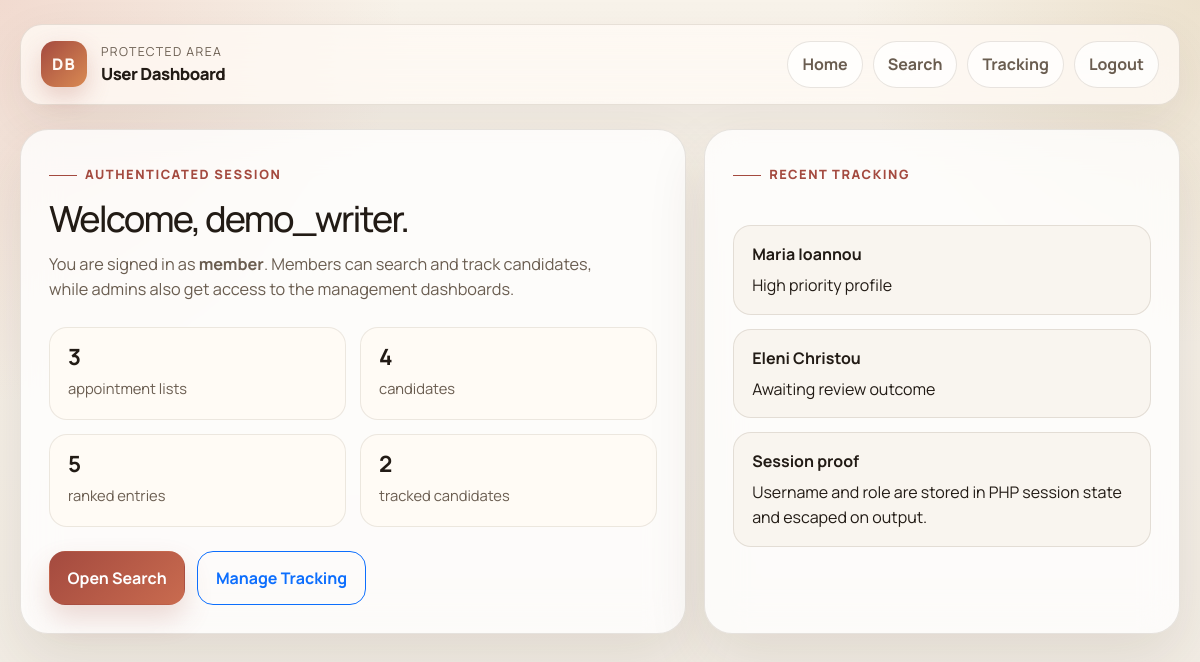
Page /modules/dashboard.php (signed in) on the committed database.
### tables this page shows
CREATE TABLE IF NOT EXISTS tracked_candidates (
  id INT UNSIGNED AUTO_INCREMENT PRIMARY KEY,
  user_id INT UNSIGNED NOT NULL,
  candidate_id INT UNSIGNED NOT NULL,
  label VARCHAR(120) NOT NULL,
  is_active TINYINT(1) NOT NULL DEFAULT 1,
  created_at TIMESTAMP NOT NULL DEFAULT CURRENT_TIMESTAMP,
  CONSTRAINT fk_tracked_user
    FOREIGN KEY (user_id) REFERENCES users(id)
    ON DELETE CASCADE
    ON UPDATE CASCADE,
  CONSTRAINT fk_tracked_candidate
    FOREIGN KEY (candidate_id) REFERENCES candidates(id)
    ON DELETE CASCADE
    ON UPDATE CASCADE,
  UNIQUE KEY uniq_user_candidate (user_id, candidate_id)
);

CREATE TABLE IF NOT EXISTS candidates (
  id INT UNSIGNED AUTO_INCREMENT PRIMARY KEY,
  first_name VARCHAR(80) NOT NULL,
  last_name VARCHAR(80) NOT NULL,
  email VARCHAR(255) NOT NULL UNIQUE,
  city VARCHAR(120) NOT NULL,
  phone VARCHAR(40) NOT NULL,
  created_at TIMESTAMP NOT NULL DEFAULT CURRENT_TIMESTAMP
);

### includes/functions.php (called while the page is built, shortened)
<?php
function current_username(): string
{
    return (string) ($_SESSION['username'] ?? 'Guest');
}
function current_role(): string
{
    return (string) ($_SESSION['role'] ?? 'member');
}
function e(?string $value): string
{
    return htmlspecialchars((string) $value, ENT_QUOTES, 'UTF-8');
}

### modules/dashboard.php (the view, shortened to what this page needs)
<?php
require_once __DIR__ . '/../includes/functions.php';
try {
    $pdo = db();
    $trackedCountStmt = $pdo->prepare('SELECT COUNT(*) FROM tracked_candidates WHERE user_id = :user_id');
    $trackedCountStmt->execute(['user_id' => current_user_id()]);
    $stats = [
        'lists' => (int) $pdo->query('SELECT COUNT(*) FROM appointment_lists')->fetchColumn(),
        'candidates' => (int) $pdo->query('SELECT COUNT(*) FROM candidates')->fetchColumn(),
        'entries' => (int) $pdo->query('SELECT COUNT(*) FROM candidate_list_entries')->fetchColumn(),
        'tracked' => (int) $trackedCountStmt->fetchColumn(),
    ];
    $trackedStmt = $pdo->prepare(
        'SELECT tracked_candidates.label, candidates.first_name, candidates.last_name
         FROM tracked_candidates
         INNER JOIN candidates ON candidates.id = tracked_candidates.candidate_id
         WHERE tracked_candidates.user_id = :user_id
         ORDER BY tracked_candidates.created_at DESC
         LIMIT 3'
    );
    $trackedStmt->execute(['user_id' => current_user_id()]);
    $trackedCandidates = $trackedStmt->fetchAll();
} catch (Throwable $exception) {
    $stats = ['lists' => 0, 'candidates' => 0, 'entries' => 0, 'tracked' => 0];
    $trackedCandidates = [];
}
?>
<?php require_once __DIR__ . '/../includes/header.php'; ?>
<body>
<div class="app-shell">
  <div class="app-frame">
    <div class="project-topbar">
      <div class="brand-mark">
        <div class="brand-badge">DB</div>
        <div class="brand-copy">
          <span class="brand-eyebrow">Protected Area</span>
          <span class="brand-title">User Dashboard</span>
        </div>
      </div>
      <div class="topbar-links">
        <a class="topbar-link" href="../index.php">Home</a>
        <a class="topbar-link" href="list.php">Search</a>
        <a class="topbar-link" href="tracking/dashboard.php">Tracking</a>
        <a class="topbar-link" href="../auth/logout.php">Logout</a>
      </div>
    </div>
    <div class="dashboard-grid">
      <section class="page-panel dashboard-hero">
        <span class="section-label">Authenticated Session</span>
        <h1 class="hero-title">Welcome, <?= e(current_username()) ?>.</h1>
        <p class="hero-copy mb-4">
          You are signed in as <strong><?= e(current_role()) ?></strong>. Members can search and track
          candidates, while admins also get access to the management dashboards.
        </p>
        <div class="metric-grid mb-4">
          <div class="metric-box">
            <strong><?= e((string) $stats['lists']) ?></strong>
            <span>appointment lists</span>
          </div>
          <div class="metric-box">
            <strong><?= e((string) $stats['candidates']) ?></strong>
            <span>candidates</span>
          </div>
          <div class="metric-box">
            <strong><?= e((string) $stats['entries']) ?></strong>
            <span>ranked entries</span>
          </div>
          <div class="metric-box">
            <strong><?= e((string) $stats['tracked']) ?></strong>
            <span>tracked candidates</span>
          </div>
        </div>
        <div class="stack-actions">
          <a class="btn btn-primary" href="list.php">Open Search</a>
          <a class="btn btn-outline-primary" href="tracking/dashboard.php">Manage Tracking</a>
        </div>
      </section>
      <aside class="page-panel dashboard-side">
        <span class="section-label">Recent Tracking</span>
        <div class="dashboard-list">
          <?php if ($trackedCandidates === []): ?>
            <div class="dashboard-list-item">
              <strong>No tracked candidates yet</strong>
              Open the tracking module to add candidates to your watchlist.
            </div>
          <?php else: ?>
            <?php foreach ($trackedCandidates as $tracked): ?>
              <div class="dashboard-list-item">
                <strong><?= e($tracked['first_name'] . ' ' . $tracked['last_name']) ?></strong>
                <?= e((string) $tracked['label']) ?>
              </div>
            <?php endforeach; ?>
          <?php endif; ?>
          <div class="dashboard-list-item">
            <strong>Session proof</strong>
            Username and role are stored in PHP session state and escaped on output.
          </div>
        </div>
      </aside>
    </div>
  </div>
</div>
</body>
</html>

### assests/css/styles.css (style rules this page uses)
:root { --bg: #f6f1e8; --panel: rgba(255, 255, 255, 0.78); --panel-strong: #ffffff; --line: rgba(110, 95, 74, 0.16); --text: #221b15; --muted: #6a5d50; --accent: #a44a3f; --accent-2: #82352c; --accent-soft: #f3dfd4; --ink-soft: #f9f5ef; --success-soft: #dcefdc; }
* { box-sizing: border-box; }
body { margin: 0; font-family: "Manrope", sans-serif; background: var(--bg); color: var(--text); line-height: 1.55; min-height: 100vh; background-image: radial-gradient(circle at top left, rgba(212, 107, 88, 0.18), transparent 28%), radial-gradient(circle at top right, rgba(189, 154, 91, 0.2), transparent 24%), linear-gradient(180deg, #f8f3ea 0%, #f1ece4 100%); }
a { color: var(--accent); text-decoration-thickness: 2px; text-underline-offset: 2px; }
.app-shell { min-height: 100vh; padding: 24px 14px 40px; }
.app-frame { width: min(1160px, 100%); margin: 0 auto; }
.project-topbar { display: flex; justify-content: space-between; align-items: center; gap: 16px; padding: 16px 20px; margin-bottom: 24px; border: 1px solid var(--line); border-radius: 22px; background: rgba(255, 250, 245, 0.78); backdrop-filter: blur(18px); box-shadow: 0 18px 50px rgba(81, 55, 38, 0.08); }
.brand-mark { display: flex; align-items: center; gap: 14px; }
.brand-badge { width: 46px; height: 46px; border-radius: 14px; display: flex; align-items: center; justify-content: center; background: linear-gradient(135deg, var(--accent), #d98a53); color: #fff9f4; font-weight: 800; letter-spacing: 0.08em; box-shadow: 0 10px 24px rgba(164, 74, 63, 0.24); }
.brand-copy { display: flex; flex-direction: column; }
.brand-eyebrow { color: var(--muted); font-size: 0.77rem; text-transform: uppercase; letter-spacing: 0.11em; }
.brand-title { font-size: 1.05rem; font-weight: 800; letter-spacing: -0.03em; }
.topbar-links { display: flex; flex-wrap: wrap; gap: 10px; }
.topbar-link { padding: 10px 14px; border-radius: 999px; border: 1px solid var(--line); background: rgba(255, 255, 255, 0.72); color: var(--muted); text-decoration: none; font-weight: 700; transition: 180ms ease; }
.page-panel { border: 1px solid var(--line); border-radius: 28px; background: var(--panel); backdrop-filter: blur(18px); box-shadow: 0 24px 60px rgba(74, 48, 31, 0.11); }
.hero-title { font-size: clamp(2rem, 3vw, 3rem); line-height: 1.02; letter-spacing: -0.05em; margin-bottom: 14px; }
.hero-copy { color: var(--muted); max-width: 58ch; font-size: 1.02rem; }
.section-label { display: inline-flex; align-items: center; gap: 8px; font-size: 0.8rem; letter-spacing: 0.12em; text-transform: uppercase; color: var(--accent); font-weight: 800; margin-bottom: 16px; }
.section-label::before { content: ""; width: 28px; height: 1px; background: currentColor; }
.metric-grid { display: grid; grid-template-columns: repeat(2, minmax(0, 1fr)); gap: 14px; margin-top: 24px; }
.metric-box { padding: 18px; border-radius: 18px; background: rgba(255, 250, 245, 0.82); border: 1px solid rgba(110, 95, 74, 0.13); }
.metric-box strong { display: block; font-size: 1.4rem; line-height: 1; margin-bottom: 8px; }
.metric-box span { color: var(--muted); font-size: 0.92rem; }
.btn { border-radius: 16px; font-weight: 700; padding: 0.88rem 1.1rem; }
.btn-primary { background: linear-gradient(135deg, var(--accent), #c96b4f); border-color: transparent; box-shadow: 0 14px 28px rgba(164, 74, 63, 0.2); }
.btn-outline-secondary, .btn-outline-danger, .btn-outline-primary { border-width: 1px; }
.stack-actions { display: flex; flex-wrap: wrap; gap: 12px; }
.dashboard-grid { display: grid; grid-template-columns: 1.4fr 1fr; gap: 18px; }
.dashboard-hero, .dashboard-side, .search-panel { padding: 28px; }
.dashboard-list { display: grid; gap: 14px; margin-top: 24px; }
.dashboard-list-item { padding: 16px 18px; border-radius: 18px; border: 1px solid var(--line); background: var(--ink-soft); }
.dashboard-list-item strong { display: block; margin-bottom: 6px; }

### rows in the picture
tracked_candidates: candidate.last_name "Maria Ioannou", label "High priority profile"
tracked_candidates: candidate.last_name "Eleni Christou", label "Awaiting review outcome"

### other values in the picture
current_username() "demo_writer"
current_role() "member"
$stats['lists'] "3"
$stats['candidates'] "4"
$stats['entries'] "5"
$stats['tracked'] "2"
